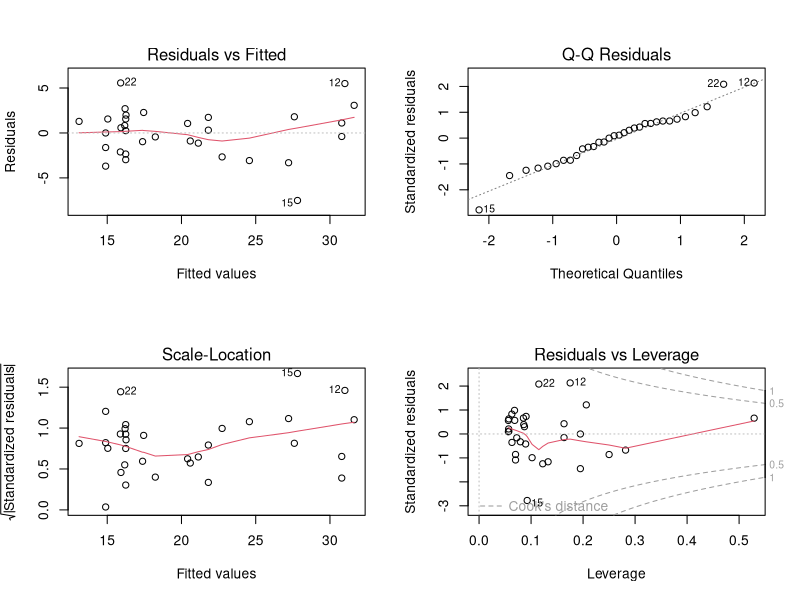
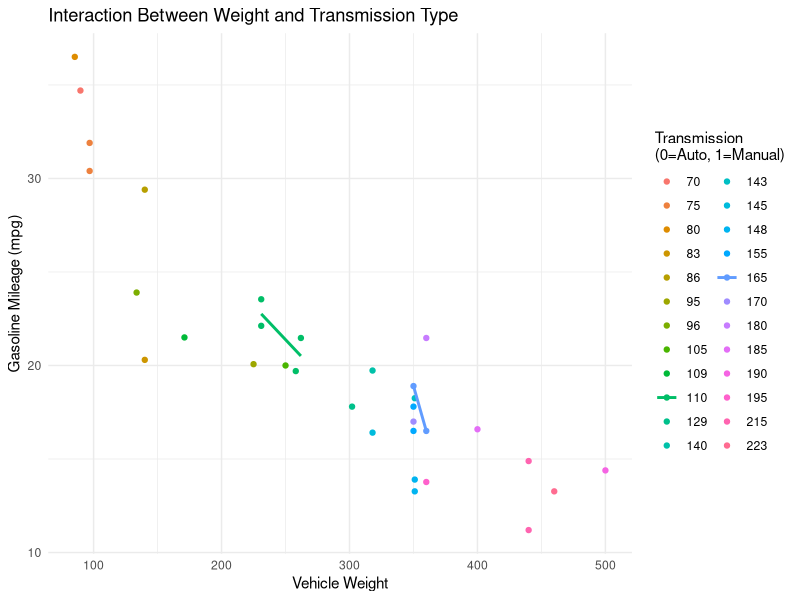

Reproduce these figures in R, in order.
#-----------------------------------------------
# Automobile Gasoline Mileage Analysis
#-----------------------------------------------

# Load libraries
library(readxl)
library(ggplot2)
library(dplyr)
library(car)

# Read data
data <- read_excel("homework6/data-table-B3.XLS")

# View structure
str(data)
summary(data)

#------------------------------------------------
# (a) Linear regression model: y ~ weight + transmission
#------------------------------------------------
# Assuming:
# y = Mileage (mpg)
# x10 = Vehicle weight
# x11 = Transmission type (0 = automatic, 1 = manual)

# Rename columns if necessary
colnames(data) <- c("mileage", "weight", "transmission")

# Fit the model
model_a <- lm(mileage ~ weight + transmission, data = data)
summary(model_a)

# ANOVA table
anova(model_a)

# Does transmission affect mileage?
# Check p-value for 'transmission' coefficient from summary output.

#------------------------------------------------
# (b) Add interaction term: y ~ weight * transmission
#------------------------------------------------
model_b <- lm(mileage ~ weight * transmission, data = data)
summary(model_b)

# Compare models
anova(model_a, model_b)

#------------------------------------------------
# Interpretation plots
#------------------------------------------------

# Residual diagnostics
par(mfrow = c(2, 2))
plot(model_b)

# Visualizing interaction
ggplot(data, aes(x = weight, y = mileage, color = factor(transmission))) +
  geom_point() +
  geom_smooth(method = "lm", se = FALSE) +
  labs(title = "Interaction Between Weight and Transmission Type",
       x = "Vehicle Weight",
       y = "Gasoline Mileage (mpg)",
       color = "Transmission\n(0=Auto, 1=Manual)") +
  theme_minimal()
